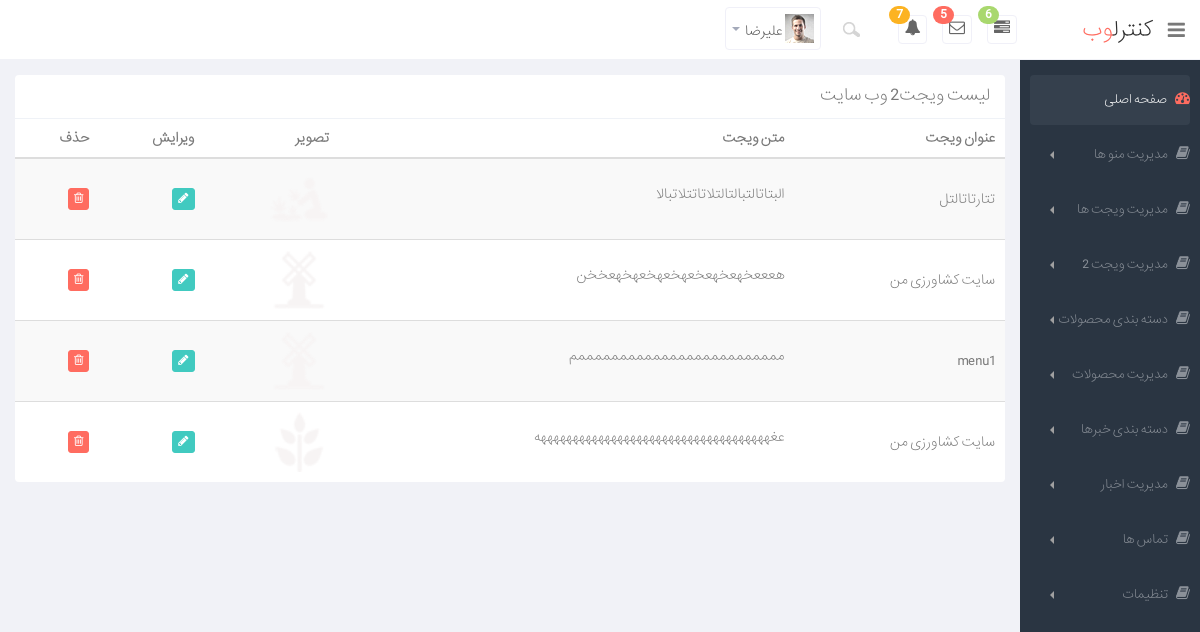
The app's page /admin/dashbord.php?m=widget2&p=list (signed in) with its own data.
### tables this page shows
CREATE TABLE IF NOT EXISTS `widget2_tbl` (
  `id` int(11) NOT NULL AUTO_INCREMENT,
  `title` varchar(100) NOT NULL,
  `text` text NOT NULL,
  `img` varchar(100) NOT NULL,
  PRIMARY KEY (`id`)
);

### include/widget2.php (called while the page is built, shortened)
<?php
function listwidget2admin()
{
    $connection = config();
    $sql = "SELECT * FROM widget2_tbl";
    $row = mysqli_query($connection, $sql);
    while ($res = mysqli_fetch_assoc($row)) {
        $result[] = $res;
    }
    return $result;
}

### admin/widget2/list.php (the view)
<div class="row">
    <div class="col-lg-12">
        <section class="panel">
            <header class="panel-heading">
                            لیست ویجت2 وب سایت
            </header>
            <table class="table table-striped table-advance table-hover">
                <thead>
                <tr>
                    <th>  عنوان ویجت</th>
                    <th> متن ویجت</th>
                    <th>تصویر </th>
                    <th>ویرایش</th>
                    <th>حذف</th>
                </tr>
                </thead>
                <tbody>
                <?php
                    $list=listwidget2admin();
                    foreach ($list as $val):
                ?>
                <tr>
                    <td><?php echo $val['title']; ?></td>
                    <td><?php echo $val['text']; ?></td>
                    <td><img width="60"  src="<?php echo $val['img']; ?>"/></td>
                    <td><a href="dashbord.php?m=widget2&p=edit&id=<?php echo $val['id']; ?>" class="btn btn-primary btn-xs"><i class="icon-pencil"></i></a></td>
                    <td><a href="dashbord.php?m=widget2&p=delete&id=<?php echo $val['id']; ?>" class="btn btn-danger btn-xs"><i class="icon-trash "></i></a></td>
                </tr>
                <?php
                endforeach;
                ?>
                </tbody>
            </table>
        </section>
    </div>
</div>

### admin/dashbord.php (shortened to what this page needs)
<!DOCTYPE html>
<html lang="en">
<head>
    <link href="css/bootstrap.min.css" rel="stylesheet">
    <link href="css/bootstrap-reset.css" rel="stylesheet">
    <link href="assets/font-awesome/css/font-awesome.css" rel="stylesheet" />
    <link href="assets/jquery-file-upload/css/jquery.fileupload-ui.css" rel="stylesheet" type="text/css">
    <link href="css/style.css" rel="stylesheet">
    <link href="css/style-responsive.css" rel="stylesheet" />
</head>
<body>
    <section id="container" class="">
        <header class="header white-bg">
            <div class="sidebar-toggle-box">
                <div data-original-title="Toggle Navigation" data-placement="right" class="icon-reorder tooltips"></div>
            </div>
            <a href="#" class="logo">کنترل<span>وب </span></a>
            <div class="nav notify-row" id="top_menu">
                <ul class="nav top-menu">
                    <li class="dropdown">
                        <a data-toggle="dropdown" class="dropdown-toggle" href="#">
                            <i class="icon-tasks"></i>
                            <span class="badge bg-success">6</span>
                        </a>
                    </li>
                    <li id="header_inbox_bar" class="dropdown">
                        <a data-toggle="dropdown" class="dropdown-toggle" href="#">
                            <i class="icon-envelope-alt"></i>
                            <span class="badge bg-important">5</span>
                        </a>
                    </li>
                    <li id="header_notification_bar" class="dropdown">
                        <a data-toggle="dropdown" class="dropdown-toggle" href="#">
                            <i class="icon-bell-alt"></i>
                            <span class="badge bg-warning">7</span>
                        </a>
                    </li>
                </ul>
            </div>
            <div class="top-nav ">
                <ul class="nav pull-right top-menu">
                    <li>
                        <input type="text" class="form-control search" placeholder="Search">
                    </li>
                    <li class="dropdown">
                        <a data-toggle="dropdown" class="dropdown-toggle" href="#">
                            <img alt="" src="img/avatar1_small.jpg">
                            <span class="username"><?php echo $_SESSION['username']; ?></span>
                            <b class="caret"></b>
                        </a>
                    </li>
                </ul>
            </div>
        </header>
        <aside>
            <div id="sidebar" class="nav-collapse ">
                <ul class="sidebar-menu">
                    <li class="active">
                        <a class="" href="dashbord.php?m=index&p=index">
                            <i class="icon-dashboard"></i>
                            <span>صفحه اصلی</span>
                        </a>
                    </li>
                    <li class="sub-menu">
                        <a href="javascript:;" class="">
                            <i class="icon-book"></i>
                            <span>مدیریت منو ها</span>
                            <span class="arrow"></span>
                        </a>
                    </li>
                    <li class="sub-menu">
                        <a href="javascript:;" class="">
                            <i class="icon-book"></i>
                            <span>مدیریت ویجت ها</span>
                            <span class="arrow"></span>
                        </a>
                    </li>
                    <li class="sub-menu">
                        <a href="javascript:;" class="">
                            <i class="icon-book"></i>
                            <span>مدیریت ویجت 2</span>
                            <span class="arrow"></span>
                        </a>
                    </li>
                <li class="sub-menu">
                    <a href="javascript:;" class="">
                        <i class="icon-book"></i>
                        <span>دسته بندی محصولات</span>
                        <span class="arrow"></span>
                    </a>
                </li>
                    <li class="sub-menu">
                        <a href="javascript:;" class="">
                            <i class="icon-book"></i>
                            <span>مدیریت محصولات</span>
                            <span class="arrow"></span>
                        </a>
                    </li>
                    <li class="sub-menu">
                        <a href="javascript:;" class="">
                            <i class="icon-book"></i>
                            <span>دسته بندی خبرها</span>
                            <span class="arrow"></span>
                        </a>
                    </li>
                    <li class="sub-menu">
                        <a href="javascript:;" class="">
                            <i class="icon-book"></i>
                            <span>مدیریت اخبار</span>
                            <span class="arrow"></span>
                        </a>
                    </li>
                    <li class="sub-menu">
                        <a href="javascript:;" class="">
                            <i class="icon-book"></i>
                            <span>تماس ها</span>
                            <span class="arrow"></span>
                        </a>
                    </li>
                    <li class="sub-menu">
                        <a href="javascript:;" class="">
                            <i class="icon-book"></i>
                            <span>تنظیمات</span>
                            <span class="arrow"></span>
                        </a>
                    </li>
            </div>
        </aside>
        <section id="main-content">
            <section class="wrapper">
                <?php
                @$m=$_GET['m']?$_GET['m']:'index';
                @$p=$_GET['p']?$_GET['p']:'index';
                @include_once "$m/$p.php";
                ?>
            </section>
        </section>
    </section>
</body>
</html>

### admin/css/style.css (style rules this page uses)
body { color: #797979; background: #f1f2f7; font-family: 'main', sans-serif; padding: 0px !important; margin: 0px !important; font-size:13px; }
ul li { list-style: none; }
a, a:hover, a:focus { text-decoration: none; outline: none; }
#container { width: 100%; height: 100%; }
#sidebar { width: 180px; height: 100%; position: fixed; background: #2a3542; }
ul.sidebar-menu , ul.sidebar-menu li ul.sub { margin: -2px 0 0; padding: 0; }
ul.sidebar-menu { margin-top: 75px; }
ul.sidebar-menu li { line-height: 20px !important; margin-bottom: 5px; margin-right:10px; margin-left:10px; }
ul.sidebar-menu li.sub-menu { line-height: 15px; }
ul.sidebar-menu li a span { display: inline-block; }
ul.sidebar-menu li a { color: #8b9199; text-decoration: none; display: block; padding: 15px 0 15px 10px; font-size: 12px; outline: none; -webkit-transition: all 0.3s ease; -moz-transition: all 0.3s ease; -o-transition: all 0.3s ease; -ms-transition: all 0.3s ease; transition: all 0.3s ease; }
ul.sidebar-menu li.active a, ul.sidebar-menu li a:hover, ul.sidebar-menu li a:focus { background: #35404d; color: #fff; display: block; border-radius: 4px; -webkit-border-radius: 4px; -webkit-transition: all 0.3s ease; -moz-transition: all 0.3s ease; -o-transition: all 0.3s ease; -ms-transition: all 0.3s ease; transition: all 0.3s ease; }
ul.sidebar-menu li a i { font-size: 15px; padding-left: 6px; }
ul.sidebar-menu li.active a i { color: #FF6C60; }
#sidebar ul > li > a .arrow { border-bottom: 4px solid transparent; border-right: 4px solid #A0A0A0; border-top: 4px solid transparent; float: left; height: 0; margin-left: 10px; margin-top: 6px; width: 0; }
#main-content { margin-right: 180px; }
.header, .footer { min-height: 60px; padding: 0 15px; }
.header { position: fixed; right: 0; left: 0; z-index: 1002; }
.white-bg { background: #fff; border-bottom: 1px solid #f1f2f7; }
.wrapper { display: inline-block; margin-top: 60px; padding: 15px; width: 100%; }
a.logo { font-size: 21px; color: #2e2e2e; float: right; margin-top: 15px; text-transform: uppercase; }
a.logo span { color: #FF6C60; }
#top_menu .nav > li, ul.top-menu > li { float: right; }
.notify-row { float: right; margin-top: 15px; margin-right: 65px; }
ul.top-menu > li > a { color: #666666; font-size: 16px; border-radius: 4px; -webkit-border-radius: 4px; border:1px solid #f0f0f8 !important; padding: 2px 6px; margin-left: 15px; }
.notify-row .badge { position: absolute; left: -10px; top: -10px; z-index: 100; }
.top-nav { margin-top: 7px; }
.top-nav .username { font-size: 13px; color: #555555; }
.top-nav ul.top-menu > li > a { border: 1px solid #eeeeee; border-radius: 4px; -webkit-border-radius: 4px; padding: 6px; background: none; margin-left: 0; }
.top-nav ul.top-menu > li { margin-right: 10px; }
.top-nav .nav .caret { border-bottom-color: #A4AABA; border-top-color: #A4AABA; }
.search { margin-top: 6px ; width: 20px; -webkit-transition: all .3s ease; -moz-transition: all .3s ease; -ms-transition: all .3s ease; -o-transition: all .3s ease; transition: all .3s ease; border: 1px solid #fff; box-shadow: none; background: url("../img/search-icon.jpg") no-repeat 10px 8px; padding:0 5px 0 35px; color: #fff; }
.sidebar-toggle-box { float: right; padding-left: 15px; margin-top: 20px; }
.sidebar-toggle-box .icon-reorder { cursor: pointer; display: inline-block; font-size: 20px; }
.badge.bg-success { background: #a9d86e; }
.badge.bg-warning { background: #FCB322; }
.badge.bg-important { background: #ff6c60; }
.table-advance tr td { vertical-align: middle !important; }
body { direction:rtl; }

### records on screen
widget2_tbl: title "تتارتاتالتل", text "البتاتالتبالتالتلاتاتتلاتبالا", img (picture)
widget2_tbl: title "سایت کشاورزی من", text "هعععخهعخهعخعهخعهخعهخهعخخن", img (picture)
widget2_tbl: title "menu1", text "مممممممممممممممممممممممممم", img (picture)
widget2_tbl: title "سایت کشاورزی من", text "عغههههههههههههههههههههههههههههههههههههه", img (picture)

### other values on screen
$_SESSION['username'] "علیرضا"
